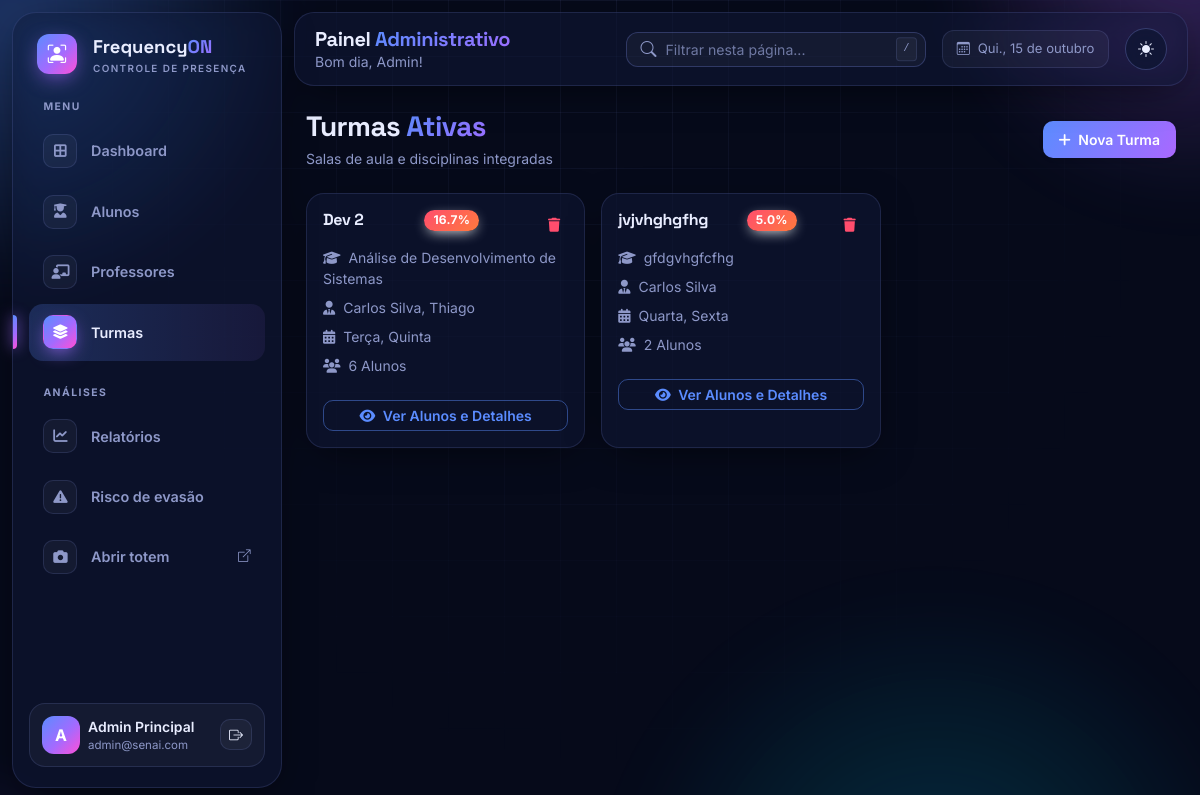
The page /admin/turmas (signed in) on the database as committed earlier.
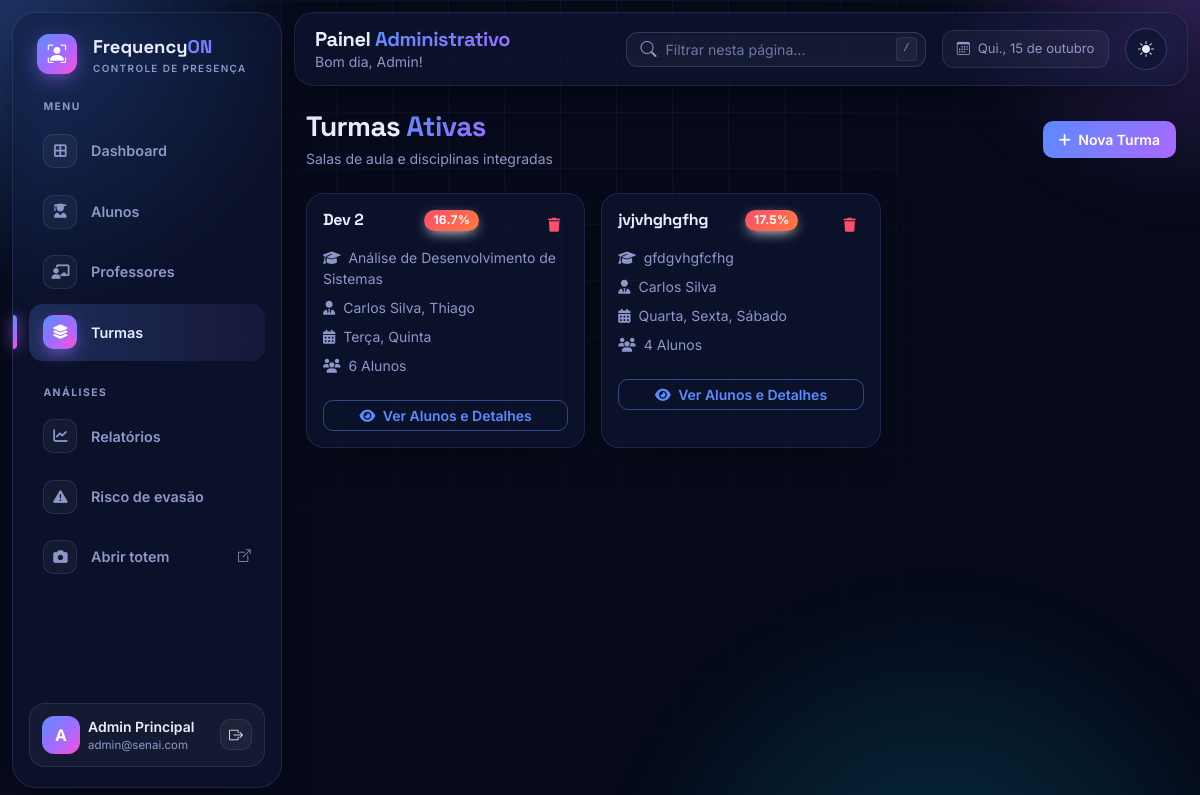
The same page on the database as committed later.
### database.py (models this page shows, shortened)
class Turma(db.Model):
    __tablename__ = "turmas"
    id = db.Column(db.Integer, primary_key=True)
    nome = db.Column(db.String(120), nullable=False)
    curso = db.Column(db.String(120), nullable=False)
    alunos = db.relationship("Aluno", back_populates="turma")
    vinculos = db.relationship("ProfessorTurma", back_populates="turma",
                               cascade="all, delete-orphan")
    @property
    def professores(self):
        return sorted((v.professor for v in self.vinculos), key=lambda p: p.nome)
    @property
    def nomes_professores(self):
        return ", ".join(p.nome for p in self.professores) or "Sem professor"
    @property
    def dias_aula(self):
        return tuple(sorted({d for v in self.vinculos for d in v.dias_semana}))
    @property
    def dias_aula_nomes(self):
        return ", ".join(NOMES_DIAS[d] for d in self.dias_aula) or "Nenhum dia definido"
    @property
    def frequencia_media(self):
        v = [a.frequencia for a in self.alunos]
        return round(sum(v) / len(v), 1) if v else 0

class ProfessorTurma(db.Model):
    __tablename__ = "professor_turma"
    professor_id = db.Column(db.Integer, db.ForeignKey("professores.id"), primary_key=True)
    turma_id = db.Column(db.Integer, db.ForeignKey("turmas.id"), primary_key=True)
    dias = db.Column(db.String(20), nullable=False, default="")   # ex: "1,3" = terça e quinta
    professor = db.relationship("Professor", back_populates="vinculos")
    turma = db.relationship("Turma", back_populates="vinculos")
    @property
    def dias_semana(self):
        return tuple(int(d) for d in self.dias.split(",") if d.strip().isdigit())

class UsuarioMixin:
    def set_senha(self, senha):
        self.senha_hash = generate_password_hash(senha)
    def check_senha(self, senha):
        return check_password_hash(self.senha_hash, senha)

class Professor(UsuarioMixin, db.Model):
    __tablename__ = "professores"
    id = db.Column(db.Integer, primary_key=True)
    nome = db.Column(db.String(120), nullable=False)
    email = db.Column(db.String(120), unique=True, nullable=False)
    senha_hash = db.Column(db.String(255), nullable=False)
    departamento = db.Column(db.String(120))
    foto = db.Column(db.String(255))
    vinculos = db.relationship("ProfessorTurma", back_populates="professor",
                               cascade="all, delete-orphan")

### rotas/admin.py (the view, shortened to what this page needs)
@admin.route("/turmas", methods=["GET", "POST"])
@requer("admin")
def turmas():
    return render_template("admin/turmas.html", turmas=Turma.query.all(),
                           professores=Professor.query.order_by(Professor.nome).all())

### database.py (called while the page is built)
def filtro_dias_aula(coluna, dias):
    return func.strftime("%w", coluna).in_([str((d + 1) % 7) for d in dias])

    @property
    def frequencia(self):
        if not self.turma_id:
            return 0
        dias_aula = self.turma.dias_aula
        if not dias_aula:
            return 0
        dias = (db.session.query(func.count(func.distinct(Presenca.data)))
                .join(Aluno, Presenca.aluno_id == Aluno.id)
                .filter(Aluno.turma_id == self.turma_id,
                        filtro_dias_aula(Presenca.data, dias_aula))
                .scalar())
        if not dias:
            return 0
        ok = (db.session.query(func.count(Presenca.id))
              .filter(
                  Presenca.aluno_id == self.id,
                  Presenca.status.in_(("presente", "atraso")),
                  filtro_dias_aula(Presenca.data, dias_aula)
              )
              .scalar())
        return min(100, round(ok * 100 / (dias * AULAS_POR_DIA)))

### rotas/comum.py (called while the page is built)
def usuario_atual():
    tipo, uid = session.get("tipo"), session.get("uid")
    modelo = {"admin": Admin, "professor": Professor, "aluno": Aluno}.get(tipo)
    return db.session.get(modelo, uid) if modelo and uid else None

### templates/admin/turmas.html (shortened to what this page needs)
{% extends 'admin/base.html' %}
{% block content %}
<div class="d-flex align-items-center justify-content-between mb-4">
    <div>
        <h1 class="h3 fw-bold mb-1">Turmas <span class="fo-gradient-text">Ativas</span></h1>
        <p class="text-muted mb-0 small">Salas de aula e disciplinas integradas</p>
    </div>
    <button class="btn btn-primary fw-semibold btn-sm px-3 py-2 shadow-sm" data-bs-toggle="modal" data-bs-target="#modalTurma">
        <i class="fa-solid fa-plus me-1"></i> Nova Turma
    </button>
</div>
<div class="row g-3">
    {% for turma in turmas %}
    <div class="col-md-6 col-xl-4" data-busca-item>
        <div class="card border-0 shadow-sm rounded-3 h-100">
            <div class="card-body p-3 d-flex flex-column">
                <div>
                    <div class="d-flex justify-content-between align-items-start mb-2">
                        <h6 class="fw-bold text-dark mb-0">{{ turma.nome }}</h6>
                        <span class="badge {% if turma.frequencia_media < 75 %}bg-danger{% else %}bg-primary{% endif %}">
                            {{ turma.frequencia_media }}%
                        </span>
                        <form class="d-inline-block" method="POST" action="{{ url_for('admin.deletar_turma', id=turma.id) }}" onsubmit="return confirm('Tem certeza que deseja excluir?');">
                            <button type="submit" class="btn btn-outline-danger btn-sm border-0">
                                <i class="fa-solid fa-trash"></i>
                            </button>
                        </form>
                    </div>
                    <p class="text-muted small mb-2"><i class="fa-solid fa-graduation-cap me-1"></i> {{ turma.curso }}</p>
                    <p class="text-muted small mb-2"><i class="fa-solid fa-user-tie me-1"></i> {{ turma.nomes_professores }}</p>
                    <p class="text-muted small mb-2"><i class="fa-solid fa-calendar-days me-1"></i> {{ turma.dias_aula_nomes }}</p>
                    <p class="text-muted small mb-3"><i class="fa-solid fa-users me-1"></i> {{ turma.alunos|length }} Alunos</p>
                </div>
                <a href="{{ url_for('admin.detalhes_turma', id=turma.id) }}" class="btn btn-outline-primary btn-sm w-100 fw-semibold mt-2">
                    <i class="fa-solid fa-eye me-1"></i> Ver Alunos e Detalhes
                </a>
            </div>
        </div>
    </div>
    {% else %}
    <div class="col-12"><p class="text-muted">Nenhuma turma cadastrada.</p></div>
    {% endfor %}
</div>
{% endblock %}

Rows that differ between the two databases and show on the page:
changed through a linked row, Turma "jvjvhghgfhg": frequencia_media "5.0" → "17.5"; dias_aula_nomes "Quarta, Sexta" → "Quarta, Sexta, Sábado"; alunos|length "2" → "4"
